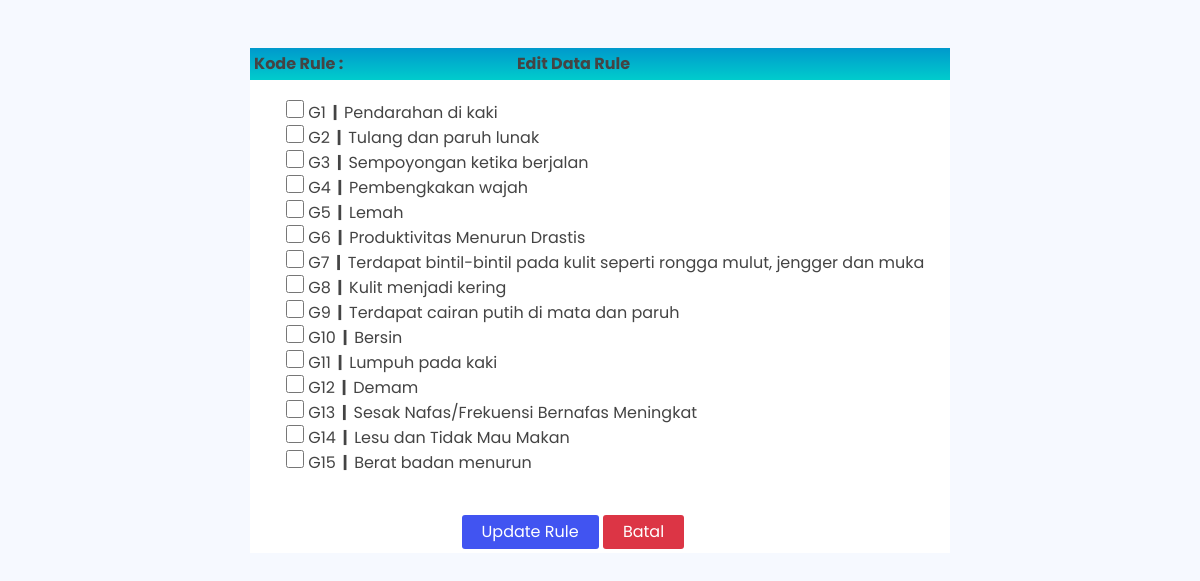
Screenshot of /admin/rules/editrules.php with the database file from the repository.
### tables this page shows
CREATE TABLE `tb_gejala` (
  `id` int(11) NOT NULL,
  `kdgejala` varchar(3) DEFAULT NULL,
  `gejala` text DEFAULT NULL
);

### admin/rules/editrules.php (the view, shortened to what this page needs)
<!DOCTYPE html>
<html lang="en">
<head>
  <link href="../../assets/vendor/bootstrap/css/bootstrap.min.css" rel="stylesheet">
  <link rel="stylesheet" href="https://cdn.jsdelivr.net/npm/bootstrap-icons@1.10.2/font/bootstrap-icons.css">
  <link href="../../assets/vendor/boxicons/css/boxicons.min.css" rel="stylesheet">
  <link href="../../assets/vendor/quill/quill.snow.css" rel="stylesheet">
  <link href="../../assets/vendor/quill/quill.bubble.css" rel="stylesheet">
  <link href="../../assets/vendor/remixicon/remixicon.css" rel="stylesheet">
  <link href="../../assets/vendor/simple-datatables/style.css" rel="stylesheet">
  <link href="../../assets/css/style.css" rel="stylesheet">
</head>
<body>
  <section>
    <form id="form1" name="form1" method="post" action="./updaterules.php" enctype="multipart/form-data">
      <div class="mt-5">
        <table width="700" border="0" align="center" cellpadding="4" cellspacing="1" bgcolor="#ffffff">
          <tr>
            <td style="background:linear-gradient(to top, #0CC, #09C);"><strong>Kode Rule : <?php echo $_GET['kdpenyakit']; ?></strong></td>
            <td class=" ps-5" style="background:linear-gradient(to top, #0CC, #09C);"><strong class="ps-2">&nbsp;Edit Data Rule</strong></td>
          </tr>
          <tr class="mt-4">
            <td colspan="2">
              <ul style="list-style:none;" class="mt-3">
                <?php
                include "../koneksi.php";
                $query = mysqli_query($koneksi, "SELECT * FROM tb_gejala ORDER BY id ASC") or die("Query Error..!" . mysqli_error($koneksi));
                while ($row = mysqli_fetch_array($query)) {
                  $kd_penyakit = $_GET['kdpenyakit'];
                  $kd_gejala = $row['id'];
                  $kueri = mysqli_query($koneksi, "SELECT * FROM tb_rules WHERE id_penyakit='$kd_penyakit' AND id_gejala='$kd_gejala' ORDER BY id_gejala desc ");
                  $edit = mysqli_fetch_array($kueri);
                  if ($edit) {
                    $checked = explode(', ', $edit['id_gejala']);
                  } else {
                    $checked = [];
                  }
                ?>
                  <li><input class="cekbok" type="checkbox" name="gejala[]" id="gejala" value="<?php echo $row['id']; ?>" <?php in_array($row['id'], $checked) ? print "checked" : "";  ?>>
                    <?php echo $row['kdgejala'] . "<strong>&nbsp; |&nbsp;&nbsp;</strong>" . $row['gejala']; ?></li>
                <?php } ?>
              </ul>
            </td>
          </tr>
          <tr>
            <td>&nbsp;</td>
            <td>
              <div class=" mt-3">
                <a href="./rules.php"><input class="updaterule" type="submit" name="Submit" value="Update Rule" />
                  <input class="batal" type="button" name="batal" id="batal" value="Batal" /></a>
              </div>
            </td>
          </tr>
        </table>
      </div>
    </form>
  </section>
</body>
</html>

### assets/css/style.css (style rules this page uses)
:root { scroll-behavior: smooth; }
body { font-family: "Poppins", sans-serif; background: #f6f9ff; color: #444444; }
a { color: #4154f1; text-decoration: none; }

### admin/rules/editrules.php (style rules this page uses)
.updaterule { background-color: #4154f1; border: none; color: white; padding: 5px 20px; border-radius: 3px; }
.batal { background-color: #dc3545; border: none; color: white; padding: 5px 20px; border-radius: 3px; }
.cekbok { cursor: pointer; width: 18px; height: 18px; }

### rows the page displays
tb_gejala: kdgejala "G1", gejala "Pendarahan di kaki"
tb_gejala: kdgejala "G2", gejala "Tulang dan paruh lunak"
tb_gejala: kdgejala "G3", gejala "Sempoyongan ketika berjalan"
tb_gejala: kdgejala "G4", gejala "Pembengkakan wajah"
tb_gejala: kdgejala "G5", gejala "Lemah"
tb_gejala: kdgejala "G6", gejala "Produktivitas Menurun Drastis"
tb_gejala: kdgejala "G7", gejala "Terdapat bintil-bintil pada kulit seperti rongga mulut, jengger dan muka"
tb_gejala: kdgejala "G8", gejala "Kulit menjadi kering"
tb_gejala: kdgejala "G9", gejala "Terdapat cairan putih di mata dan paruh"
tb_gejala: kdgejala "G10", gejala "Bersin"
tb_gejala: kdgejala "G11", gejala "Lumpuh pada kaki"
tb_gejala: kdgejala "G12", gejala "Demam"
tb_gejala: kdgejala "G13", gejala "Sesak Nafas/Frekuensi Bernafas Meningkat"
tb_gejala: kdgejala "G14", gejala "Lesu dan Tidak Mau Makan"
tb_gejala: kdgejala "G15", gejala "Berat badan menurun"
